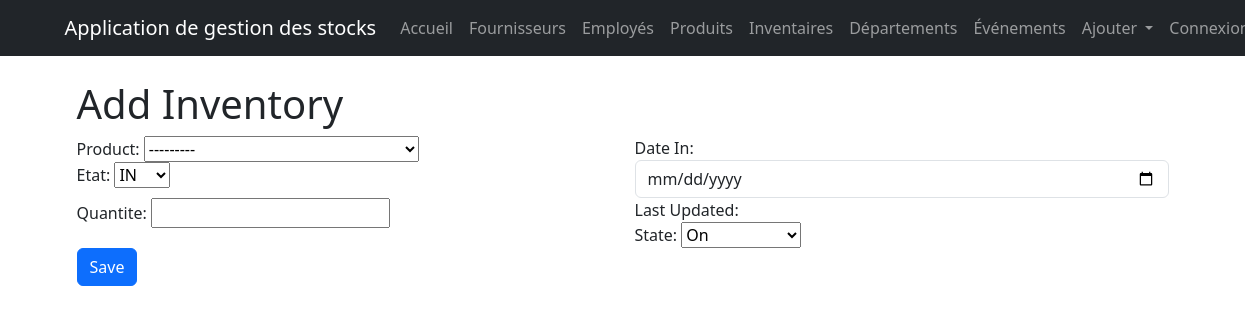
The page /inventaires/create/ on the database its author committed.
### BeyondComV2/models.py (models this page shows, shortened)
class Produit(models.Model):
    produit_id = models.AutoField(primary_key=True)
    produit_name = models.CharField(max_length=100)
    category = models.CharField(max_length=100)
    code_bar = models.CharField(max_length=32, unique=True, editable=False)
    prix = models.DecimalField(max_digits=12, decimal_places=2)
    description = models.TextField()
    fournisseur = models.ForeignKey('Fournisseur', on_delete=models.CASCADE)
    departement = models.ForeignKey('Departement', on_delete=models.SET_NULL, null=True)
    warranty_period = models.IntegerField(null=True, blank=True)  # in months
    warranty_start_date = models.DateTimeField(null=True, blank=True)
    warranty_end_date = models.DateTimeField(null=True, blank=True)
    warranty_isValid = models.BooleanField(default=False)
    def __str__(self):
        return self.produit_name

class Inventaire(models.Model):
    inventaire_id = models.AutoField(primary_key=True)
    produit = models.ForeignKey(Produit, on_delete=models.CASCADE)
    etat_InOut_choices = [
        ('IN', 'IN'),
        ('OUT', 'OUT'),
    ]
    etat_InOut = models.CharField(max_length=20, choices=etat_InOut_choices, default='IN')
    date_in = models.DateField()
    quantite_produit = models.IntegerField()
    old_quantity = models.IntegerField(null=True, blank=True)  # New field
    last_updated = models.DateTimeField(auto_now=True)
    state_choices = [
        ('On', 'On'),
        ('Off', 'Off'),
        ('Maintenance', 'Maintenance')
    ]
    state = models.CharField(max_length=20, choices=state_choices, default='On')

### BeyondComV2/views.py (the view)
# urls.py: path('inventaires/create/', inventaire_create, name='inventaire_create'),
def inventaire_create(request):
    if request.method == 'POST':
        form = InventaireForm(request.POST)
        if form.is_valid():
            form.save()
            return redirect('inventaire_list')
    else:
        form = InventaireForm()
    return render(request, 'BeyondComV2/inventaire_form.html', {'form': form})

### BeyondComV2/forms.py
class InventaireForm(forms.ModelForm):
    class Meta:
        model = Inventaire
        fields = ['produit', 'etat_InOut', 'date_in', 'quantite_produit', 'state']

### BeyondComV2/models.py (called while the page is built)
    def handle_event_pre_date(self):
        try:
            with transaction.atomic():
                products_to_update = self.list_of_products.filter(etat_InOut='IN')
                if products_to_update.exists():
                    for inventaire in products_to_update:
                        inventaire.etat_InOut = 'OUT'
                        inventaire.save()
                    print(f"Products moved OUT for event: {self.event_name}")
                return True
        except Exception as e:
            print(f"Error in handle_event_pre_date: {str(e)}")
            return False

    def handle_event_post_date(self):
        try:
            with transaction.atomic():
                products_to_update = self.list_of_products.filter(etat_InOut='OUT')
                if products_to_update.exists():
                    for inventaire in products_to_update:
                        inventaire.etat_InOut = 'IN'
                        inventaire.save()
                    print(f"Products moved IN for event: {self.event_name}")
                return True
        except Exception as e:
            print(f"Error in handle_event_post_date: {str(e)}")
            return False

    def save(self, *args, **kwargs):
        is_new = self.pk is None
        super().save(*args, **kwargs)
        if is_new:
            current_time = timezone.now()
            if current_time >= self.event_pre_date:
                self.handle_event_pre_date()
            if current_time >= self.event_post_date:
                self.handle_event_post_date()

### BeyondComV2/templates/BeyondComV2/inventaire_form.html (shortened to what this page needs)
{% extends 'BeyondComV2/base.html' %}
{% block content %}
<div class="container">
    <h1>{{ form.instance.pk|yesno:"Edit Inventory,Add Inventory" }}</h1>
    <form method="post">
        <div class="row">
            <div class="col-md-6">
                <div class="form-group">
                    <label for="id_produit">Product:</label>
                    {{ form.produit }}
                </div>
                <div class="form-group">
                    <label for="id_etat_InOut">Etat:</label>
                    {{ form.etat_InOut }}
                </div>
            </div>
            <div class="col-md-6">
                <div class="form-group">
                    <label for="id_date_in">Date In:</label>
                    <input type="date" id="id_date_in" name="date_in" class="form-control" value="{{ form.date_in.value|date:'Y-m-d' }}">
                </div>
            </div>
        </div>
        <div class="row">
            <div class="col-md-6">
                <div class="form-group">
                    <label for="id_quantite_produit">Quantite:</label>
                    {{ form.quantite_produit }}
                </div>
            </div>
            <div class="col-md-6">
                <div class="form-group">
                    <label for="id_last_updated">Last Updated:</label>
                </div>
                <div class="form-group">
                    <label for="id_state">State:</label>
                    {{ form.state }}
                </div>
            </div>
        </div>
        <button type="submit" class="btn btn-primary">Save</button>
    </form>
</div>
{% endblock %}

### rows shown on the page
Produit: produit "---------"
Inventaire: etat_InOut "IN", state "On"
